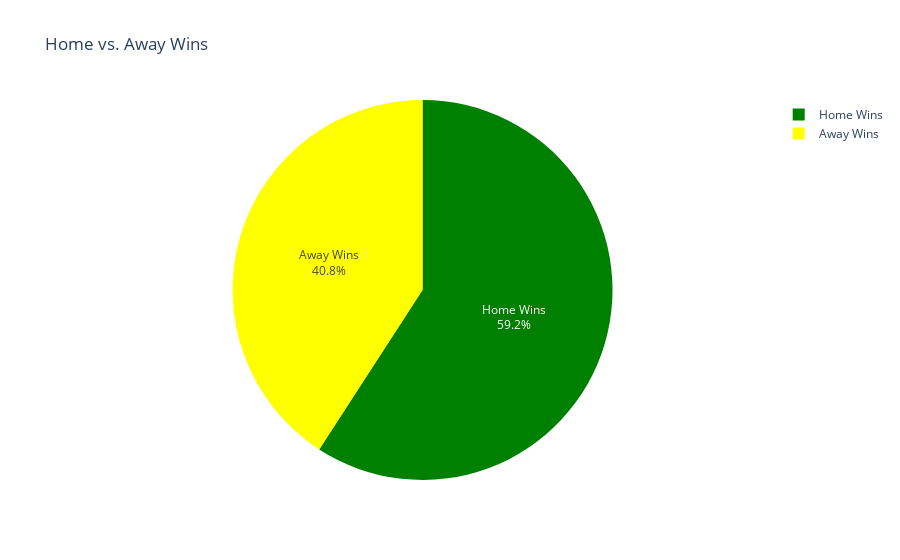

Notebook code for this chart:
### Markdown cell above
## home/away win count

### Code cell
home_wins = df['home_win'].sum()
away_wins = df['away_win'].sum()

# Prepare the data for visualization
wins_data = pd.DataFrame({
    'Win Type': ['Home Wins', 'Away Wins'],
    'Count': [home_wins, away_wins]
})
wins_data
fig = px.pie(
    wins_data,
    values='Count',
    names='Win Type',
    title='Home vs. Away Wins',
    color='Win Type',
    color_discrete_map={'Home Wins': 'blue', 'Away Wins': 'orange'}
)
fig.update_traces(textinfo='percent+label')
fig.show()

### Figure 1 — Plotly figure (JSON) as saved in the notebook; plotly's stock layout.template omitted (floating-point values rounded to 4 significant figures)
{"data": [{"customdata": [["Home Wins"], ["Away Wins"]], "domain": {"x": [0, 1], "y": [0, 1]}, "hovertemplate": "Win Type=%{customdata[0]}<br>Count=%{value}<extra></extra>", "labels": ["Home Wins", "Away Wins"], "legendgroup": "", "marker": {"colors": ["green", "yellow"]}, "name": "", "showlegend": true, "textinfo": "percent+label", "type": "pie", "values": [42, 29]}], "layout": {"legend": {"tracegroupgap": 0}, "title": {"text": "Home vs. Away Wins"}}}
